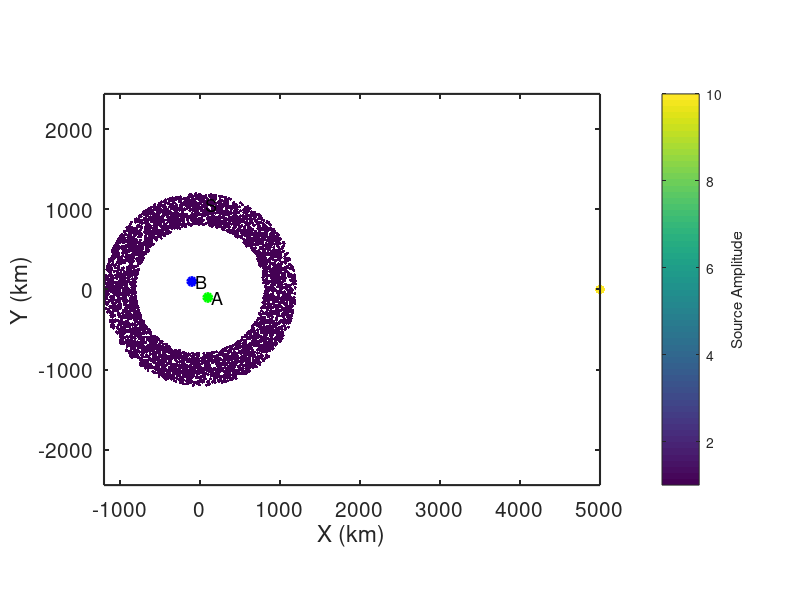

The MATLAB script that drew this image: (Note: this script raises an error after producing the figure.)
% Simulate ambient noise within a homogeneous, isotropic, acoustic half-space 
% for random sources that form a finite-width donut and include a spurious
% source.
%
% jbrussell - 7/2023

clear; close all;

addpath('../functions/');

dx = 10; % km
x = [-1000:dx:1000]; % km
y = [-1000:dx:1000]; % km
dt = 1; % sec
Ndays = 10;
t = [0:dt:60*60]; % [sec] daily time axis

% Location of virtual source (A)
x_Asrc = 100; % km
y_Asrc = -100; % km

% Location of receiver (B)
x_Brec = -100; % km
y_Brec = 100; % km

% Location of "source" ring (S)
N_sources = 5000; % Number of sources
N_excite = 1; % number of times to randomly excite each Source each hour
dr_S = 200; % [km] width of annulus, S
r_S = 1000 + (dr_S*2*rand(N_sources,1)' - dr_S); %1000; % [km] radius of source ring
% dtheta = 0.1;
theta_S = 360*rand(N_sources,1)'; %[0:dtheta:360-dtheta];
% r_S(theta_S>90 & theta_S<180) = []; % remove sector of sources
% theta_S(theta_S>90 & theta_S<180) = []; % remove sector of sources
amp_S = ones(size(theta_S)); % amplitude of sources

% Set up sprious noise source as last element
r_S(end) = 5000; %linspace(5000-0,5000+0,1);
theta_S(end) = 90; %linspace(90-0,90+0,1);
amp_S(end) = 5*2;

x_S = r_S.*sind(theta_S);
y_S = r_S.*cosd(theta_S);

% Medium properties
vel = 3.5; % [km/s] velocity of medium

% Define source type
source_type = 'ricker'; % 'ricker' | 'microseism' | 'lossy_membrane'
% RICKER (impulsive source)
f_cent = 1/8; % 1/100; % [1/s] dominant frequency of Ricker wavelet
% MICROSEISM (continuous source)
fmin = 1/10; % minimum frequency to sum over
fmax = 1/3; % maximum frequency to sum over
% LOSSY MEMBRANE (attenuating membrane)
fmin;
fmax;
alpha = 1e-3; % [1/km] attenuation coefficient


figure(98); clf;
box on; hold on;
plot(x_Asrc,y_Asrc,'og','linewidth',2,'MarkerFaceColor','g');
text(x_Asrc+50,y_Asrc,'A','fontsize',13);
plot(x_Brec,y_Brec,'ob','linewidth',2,'MarkerFaceColor','b');
text(x_Brec+50,y_Brec,'B','fontsize',13);
scatter(x_S,y_S,amp_S*5,amp_S,'o','filled');
text(x_S(1),y_S(1)+75,'S','fontsize',13);
axis square; axis equal;
set(gca,'fontsize',15,'linewidth',1.5,'layer','top');
xlabel('X (km)');
ylabel('Y (km)');
cb = colorbar;
ylabel(cb,'Source Amplitude');
colormap(viridis);

%% Generate wavefield at ring of sources S

% Build frequency and time axes
Nt = length(t);
Fs = 1./dt;
f = Fs*(0:(Nt/2))/Nt;
time = ([0:Nt-1]-floor(Nt/2))*dt;  % build lagtime vector for plotting
time = [time(time<0), time(time>=0)];

% Expected time between A and B
R_A_B = sqrt((x_Asrc-x_Brec).^2 + (y_Asrc-y_Brec).^2); % [km] distance from A to B
t_A_B = R_A_B ./ vel;

% Theoretical prediction of ccf from Goran's class notes
ccf_pre = real(1 ./ sqrt(t_A_B.^2 - time.^2));
A = 1;
J0_pre = besselj(0,2*pi*f*t_A_B) * A;

% Theoretical prediction of spurious source arrival time
azi_A_B = angle((y_Brec-y_Asrc) + 1i*(x_Brec-x_Asrc))*180/pi;
azi_S_A = angle((y_Asrc-y_S(end)) + 1i*(x_Asrc-x_S(end)))*180/pi;
t_A_B_spurious = t_A_B .* cosd(azi_A_B-azi_S_A);

cohsum = zeros(size(t));
ccf_auto = zeros(size(t));
ihrs_total = 0;
ccf_all = {};
cohsum_all = {};
ccf_misfit = [];
for iday = 1:Ndays
    for ihr = 1 : (24/(max(t)/60/60))
        % Generate wavefields at A and B due to random noise at all Si
        Si_A = zeros(size(t));
        Si_B = zeros(size(t));
        for isrc = 1:length(x_S)
            R_Si_A = sqrt((x_Asrc-x_S(isrc)).^2 + (y_Asrc-y_S(isrc)).^2); % [km] distance from Si to A
            R_Si_B = sqrt((x_Brec-x_S(isrc)).^2 + (y_Brec-y_S(isrc)).^2); % [km] distance from Si to B

            % Loop through and generate sources, Si
            for ii = 1:N_excite
                if strcmp(source_type,'ricker')
                    % Ricker wavelet
                    % Generate random wavelet start times
                    tshift = max(t) .* rand(1,1);
                    Si_A = Si_A + amp_S(isrc) .* ricker_wavelet(t-tshift,R_Si_A(isrc),vel,f_cent);
                    Si_B = Si_B + amp_S(isrc) .* ricker_wavelet(t-tshift,R_Si_B(isrc),vel,f_cent);
                elseif strcmp(source_type,'microseism')
                    % Continuous microseism source
                    freq = f(f>=fmin & f<=fmax);
                    phi_rand = (2*pi)*rand(1,length(freq)); % random phase between [0,2*pi]
                    Si_A = Si_A + amp_S(isrc) .* microseism_source(t,R_Si_A(isrc),vel,freq,phi_rand);
                    Si_B = Si_B + amp_S(isrc) .* microseism_source(t,R_Si_B(isrc),vel,freq,phi_rand);
                elseif strcmp(source_type,'lossy_membrane')
                    % 2-D Lossy Membrane response of Magrini & Boschi (2021)
                    phi_rand = (2*pi)*rand(1,1); % random phase between [0,2*pi]
                    Si_A = Si_A + amp_S(isrc) .* lossy_membrane(t,f,R_Si_A(isrc),vel,alpha,phi_rand);
                    Si_B = Si_B + amp_S(isrc) .* lossy_membrane(t,f,R_Si_B(isrc),vel,alpha,phi_rand);
                else
                    error('Source type must be ''ricker'' | ''microseism'' | ''lossy_membrane''');
                end
            end
        end
        
        % Taper waveform
        Si_A = cos_taper(Si_A);
        Si_B = cos_taper(Si_B);

        % Calculate power spectra
        fftA = fft(Si_A);
        % fftA = spectrumwhiten_smooth(fftA,0.001);
%         P_A = abs(fftA/Nt);
%         P_A = P_A(1:Nt/2+1);
%         P_A(2:end-1) = 2*P_A(2:end-1);
        fftB = fft(Si_B);
        % fftB = spectrumwhiten_smooth(fftB,0.001);
%         P_B = abs(fftB/Nt);
%         P_B = P_B(1:Nt/2+1);
%         P_B(2:end-1) = 2*P_B(2:end-1);

        % Calculate cross-correlation (A --> B Causal; B --> A Acausal)
        cohsum = cohsum + fftB.*conj(fftA) ./ abs(fftB) ./ abs(fftA);
        ccf = real(ifft(cohsum,Nt)); % inverse FFT to get time domain
        ccf = fftshift(ccf); % rearrange values as [-lag lag]
        ccf = detrend(ccf);
        ccf = cos_taper(ccf);
        
        % Auto-correlation
        ccf_auto = ccf_auto + xcorr(Si_A,Si_A,floor(length(t)/2));
        
        ihrs_total = ihrs_total + 1;
        ccf_all{ihrs_total} = ccf;
        cohsum_all{ihrs_total} = cohsum;
        ccf_misfit(ihrs_total) = sum((ccf_all{ihrs_total} ./ max(ccf_all{ihrs_total}) - ccf_pre ./ max(ccf_pre)).^2) / length(ccf_pre);
        
        if 1 && mod(ihrs_total,12)==0
            figure(99); clf;
            set(gcf,'position',[2         206        1730         814]);
            
            subplot(2,2,1); box on; hold on;
            plot(x_Asrc,y_Asrc,'og','linewidth',2,'MarkerFaceColor','g');
            text(x_Asrc+50,y_Asrc,'A','fontsize',13);
            plot(x_Brec,y_Brec,'ob','linewidth',2,'MarkerFaceColor','b');
            text(x_Brec+50,y_Brec,'B','fontsize',13);
            scatter(x_S,y_S,amp_S*5,amp_S,'o','filled');
            text(x_S(1),y_S(1)+75,'S','fontsize',13);
            axis square; axis equal;
            set(gca,'fontsize',15,'linewidth',1.5,'layer','top');
            xlabel('X (km)');
            ylabel('Y (km)');
            cb = colorbar;
            ylabel(cb,'Source Amplitude');
            colormap(viridis);
            
            subplot(2,2,3); box on; hold on;
            plot([1:ihrs_total],ccf_misfit,'-b','linewidth',2);
            plot(ihrs_total,ccf_misfit(ihrs_total),'ok','linewidth',1,'markersize',12,'MarkerFaceColor','b');
            set(gca,'fontsize',15,'linewidth',1.5);
            xlabel('Data length (hr)');
            ylabel('Misfit');
            
%             % Filter CCF before plotting
%             coperiod = [5 20];
%             costap_wid = 0.2; % 0 => box filter; 1 => Hann window
%             [ ccf_filtered ] = tukey_filt( fft(fftshift(ccf_all{ihrs_total})),coperiod,dt,costap_wid );
%             ccf_all{ihrs_total} = fftshift(real(ifft(ccf_filtered)));

            subplot(2,2,2); box on; hold on;
%             ccf_pre_conv = conv(ccf_pre,ccf_auto,'same');
            plot(time,ccf_all{ihrs_total} ./ max(ccf_all{ihrs_total}),'-k','linewidth',2);
            plot(time,ccf_pre ./ max(ccf_pre),'-r','linewidth',1);
%             plot(time,ccf_pre_conv ./ max(ccf_pre_conv),'--g','linewidth',1);
            plot(t_A_B_spurious*[1 1],[0 1],'--r','linewidth',1);
            set(gca,'fontsize',15,'linewidth',1.5)
            xlim([-200 200]);
            title([num2str(ihrs_total),' hrs']);
            xlabel('Lag Time (s)');
            ylabel('CCF_{A,B}');

            P_ccf = abs(cohsum_all{ihrs_total}/Nt);
            P_ccf = P_ccf(1:Nt/2+1);
            P_ccf(2:end-1) = 2*P_ccf(2:end-1);

%             subplot(2,1,2); box on; hold on;
%             plot(1./f,P_ccf,'-b');
%             plot(1./f,smooth(P_ccf,20),'-k','linewidth',2);
%             plot(1./f_cent*[1 1],[min(P_ccf) max(P_ccf)],'--r','linewidth',1.5);
%             % xlim([0 500]);
%             set(gca,'fontsize',15,'linewidth',1.5,'xscale','log','yscale','log')
%             xlabel('Period (s)');

            subplot(2,2,4); box on; hold on;
            J0 = real(cohsum_all{ihrs_total}(1:Nt/2+1));
            plot(f,J0 ./ rms(J0),'-b');
            plot(f,smooth(J0,10) ./ rms(J0),'-k','linewidth',2);
            plot(f,J0_pre ./ rms(J0_pre),'-r','linewidth',1);
            plot(f_cent*[1 1],[0 1],'--r','linewidth',1.5);
            % xlim([0 500]);
            set(gca,'fontsize',15,'linewidth',1.5,'xscale','linear','yscale','linear')
            xlabel('Freq (Hz)');
            ylabel('J_0');
            xlim([0 max(f)]);

            drawnow;
        end
    end
end

%%
clear OUTmovie

is_movieout = 1;

if is_movieout
        
    OUTmovie(length(1:1:ihrs_total)) = struct('cdata',[],'colormap',[]);
    OUTit = 0;
    misfit = [];
    for ii = 1:1:ihrs_total
    
        figure(3); clf;
        set(gcf,'position',[2         206        1730         814],'color','w');
        
        subplot(2,2,1); box on; hold on;
        plot(x_Asrc,y_Asrc,'og','linewidth',2,'MarkerFaceColor','g');
        text(x_Asrc+50,y_Asrc,'A','fontsize',13);
        plot(x_Brec,y_Brec,'ob','linewidth',2,'MarkerFaceColor','b');
        text(x_Brec+50,y_Brec,'B','fontsize',13);
        scatter(x_S,y_S,amp_S*5,amp_S,'o','filled');
        text(x_S(1),y_S(1)+75,'S','fontsize',13);
        axis square; axis equal;
        set(gca,'fontsize',15,'linewidth',1.5,'layer','top');
        xlabel('X (km)');
        ylabel('Y (km)');
        cb = colorbar;
        ylabel(cb,'Source Amplitude');
        colormap(viridis);
        
        subplot(2,2,3); box on; hold on;
        plot([1:ii],ccf_misfit(1:ii),'-b','linewidth',2);
        plot(ii,ccf_misfit(ii),'ok','linewidth',1,'markersize',12,'MarkerFaceColor','b');
        set(gca,'fontsize',15,'linewidth',1.5);
        xlim([0 length(ccf_misfit)]);
        ylim([0 max(ccf_misfit)]);
        xlabel('Data length (hr)');
        ylabel('Misfit');
        
        subplot(2,2,2); box on; hold on;
%         ccf_pre_conv = conv(ccf_pre,ccf_auto,'same');
        plot(time,ccf_all{ii} ./ max(ccf_all{ii}),'-k','linewidth',2);
        plot(time,ccf_pre ./ max(ccf_pre),'-r','linewidth',1);
%         plot(time,ccf_pre_conv ./ max(ccf_pre_conv),'--g','linewidth',1);
        plot(t_A_B_spurious*[1 1],[0 1],'--r','linewidth',1);
        set(gca,'fontsize',15,'linewidth',1.5)
        xlim([-200 200]);
        ylim([-0.3 1.1]);
        title([num2str(ii),' hrs']);
        xlabel('Lag Time (s)');
        ylabel('CCF_{A,B}');

        P_ccf = abs(cohsum_all{ii}/Nt);
        P_ccf = P_ccf(1:Nt/2+1);
        P_ccf(2:end-1) = 2*P_ccf(2:end-1);

%         subplot(2,1,2); box on; hold on;
%         plot(1./f,P_ccf,'-b');
%         plot(1./f,smooth(P_ccf,20),'-k','linewidth',2);
%         plot(1./f_cent*[1 1],[min(P_ccf) max(P_ccf)],'--r','linewidth',1.5);
%         % xlim([0 500]);
%         set(gca,'fontsize',15,'linewidth',1.5,'xscale','log','yscale','log')
%         xlabel('Period (s)');
        
        subplot(2,2,4); box on; hold on;
        J0 = real(cohsum_all{ii}(1:Nt/2+1));
        plot(f,J0 ./ rms(J0),'-b');
        plot(f,smooth(J0,10) ./ rms(J0),'-k','linewidth',2);
        plot(f,J0_pre ./ rms(J0_pre),'-r','linewidth',1);
        plot(f_cent*[1 1],[0 1],'--r','linewidth',1.5);
        % xlim([0 500]);
        set(gca,'fontsize',15,'linewidth',1.5,'xscale','linear','yscale','linear')
        xlabel('Freq (Hz)');
        ylabel('J_0');
        xlim([0 max(f)]);

        drawnow;

        OUTit = OUTit + 1;
        rect = get(gcf,'Position'); rect(1:2) = [0 0]; 
        OUTmovie(OUTit) = getframe(gcf,rect);
    end
    
%     vid = VideoWriter(['noise_ccf_build_Sdonut_spurious','.avi']);
    vid = VideoWriter(['noise_ccf_build_Sdonut_spurious'],'MPEG-4');
    vid.FrameRate = 10;
    open(vid);
    OUTmovie(1) = [];
    writeVideo(vid,OUTmovie);
    close(vid);
end
